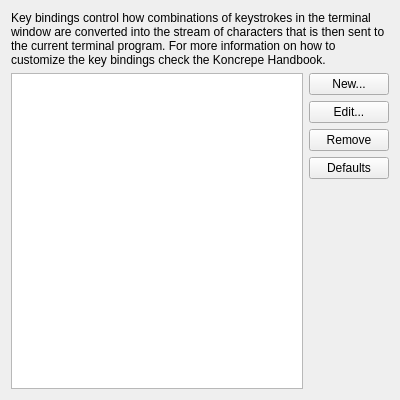
<?xml version="1.0" encoding="UTF-8"?>
<ui version="4.0">
 <class>EditProfileKeyboardPage</class>
 <widget class="QWidget" name="EditProfileKeyboardPage">
  <property name="geometry">
   <rect>
    <x>0</x>
    <y>0</y>
    <width>400</width>
    <height>400</height>
   </rect>
  </property>
  <layout class="QVBoxLayout">
   <item>
    <widget class="QLabel" name="note">
     <property name="text">
      <string comment="@info">Key bindings control how combinations of keystrokes in the terminal window are converted into the stream of characters that is then sent to the current terminal program. For more information on how to customize the key bindings check the Koncrepe Handbook.</string>
     </property>
     <property name="wordWrap">
      <bool>true</bool>
     </property>
    </widget>
   </item>
   <item>
    <widget class="QWidget" name="keyBindingsGroup" native="true">
     <layout class="QGridLayout" rowstretch="0,1">
      <property name="leftMargin">
       <number>0</number>
      </property>
      <property name="topMargin">
       <number>0</number>
      </property>
      <property name="rightMargin">
       <number>0</number>
      </property>
      <property name="bottomMargin">
       <number>0</number>
      </property>
      <property name="verticalSpacing">
       <number>0</number>
      </property>
      <item row="0" column="0" rowspan="2">
       <widget class="QListView" name="keyBindingList">
        <property name="iconSize">
         <size>
          <width>32</width>
          <height>32</height>
         </size>
        </property>
       </widget>
      </item>
      <item row="0" column="1">
       <layout class="QVBoxLayout">
        <property name="spacing">
         <number>6</number>
        </property>
        <item>
         <widget class="QPushButton" name="newKeyBindingsButton">
          <property name="toolTip">
           <string>Create a new key bindings scheme based upon the selected bindings</string>
          </property>
          <property name="text">
           <string comment="@action:button Create an alternate key binding">New...</string>
          </property>
         </widget>
        </item>
        <item>
         <widget class="QPushButton" name="editKeyBindingsButton">
          <property name="toolTip">
           <string>Edit the selected key bindings scheme</string>
          </property>
          <property name="text">
           <string>Edit...</string>
          </property>
         </widget>
        </item>
        <item>
         <widget class="QPushButton" name="removeKeyBindingsButton">
          <property name="toolTip">
           <string>Delete the selected key bindings scheme</string>
          </property>
          <property name="text">
           <string>Remove</string>
          </property>
         </widget>
        </item>
        <item>
         <widget class="QPushButton" name="resetKeyBindingsButton">
          <property name="toolTip">
           <string>Reset the selected key bindings scheme to its default values</string>
          </property>
          <property name="text">
           <string>Defaults</string>
          </property>
         </widget>
        </item>
       </layout>
      </item>
      <item row="1" column="1">
       <spacer>
        <property name="orientation">
         <enum>Qt::Orientation::Vertical</enum>
        </property>
        <property name="sizeHint" stdset="0">
         <size>
          <width>20</width>
          <height>20</height>
         </size>
        </property>
       </spacer>
      </item>
     </layout>
    </widget>
   </item>
  </layout>
 </widget>
 <tabstops>
  <tabstop>keyBindingList</tabstop>
  <tabstop>newKeyBindingsButton</tabstop>
  <tabstop>editKeyBindingsButton</tabstop>
  <tabstop>removeKeyBindingsButton</tabstop>
  <tabstop>resetKeyBindingsButton</tabstop>
 </tabstops>
 <resources/>
 <connections/>
</ui>
